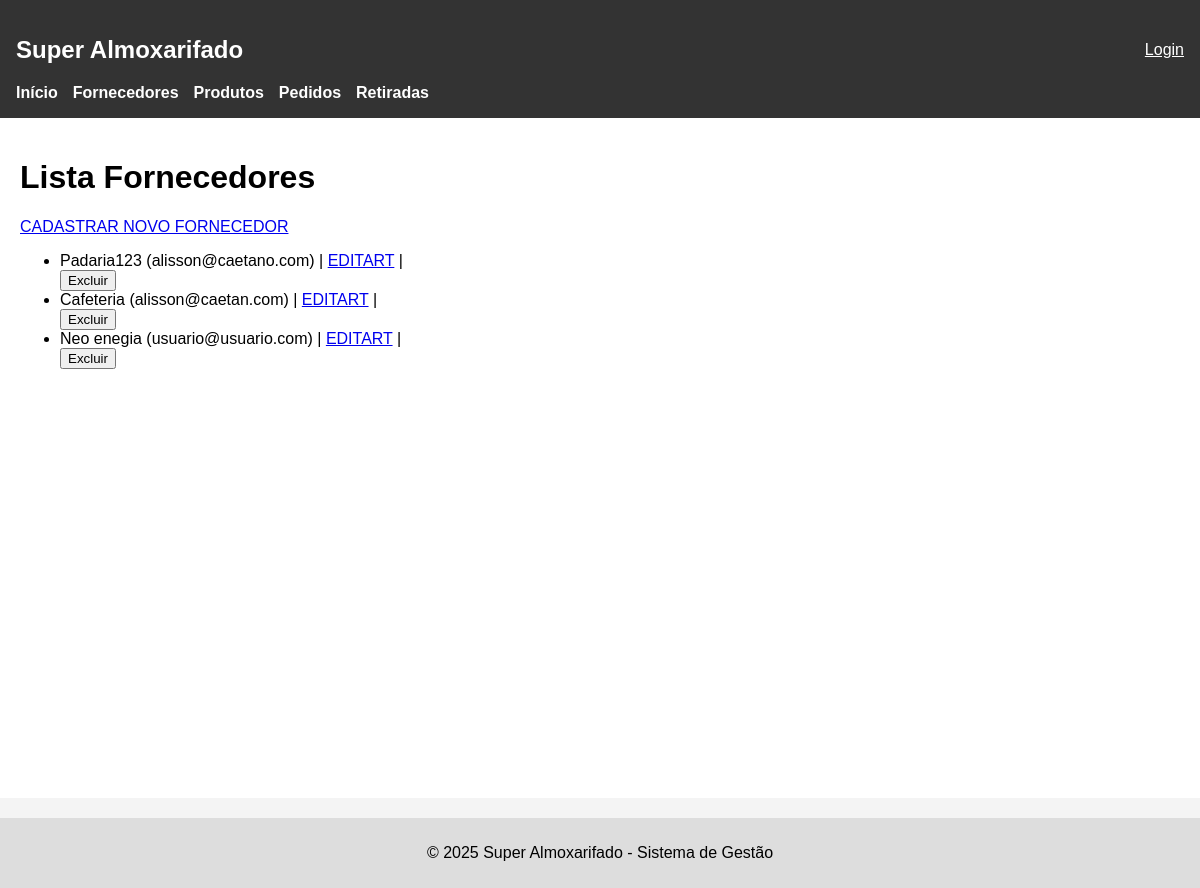
The page /fornecedores/ on the database as committed earlier.
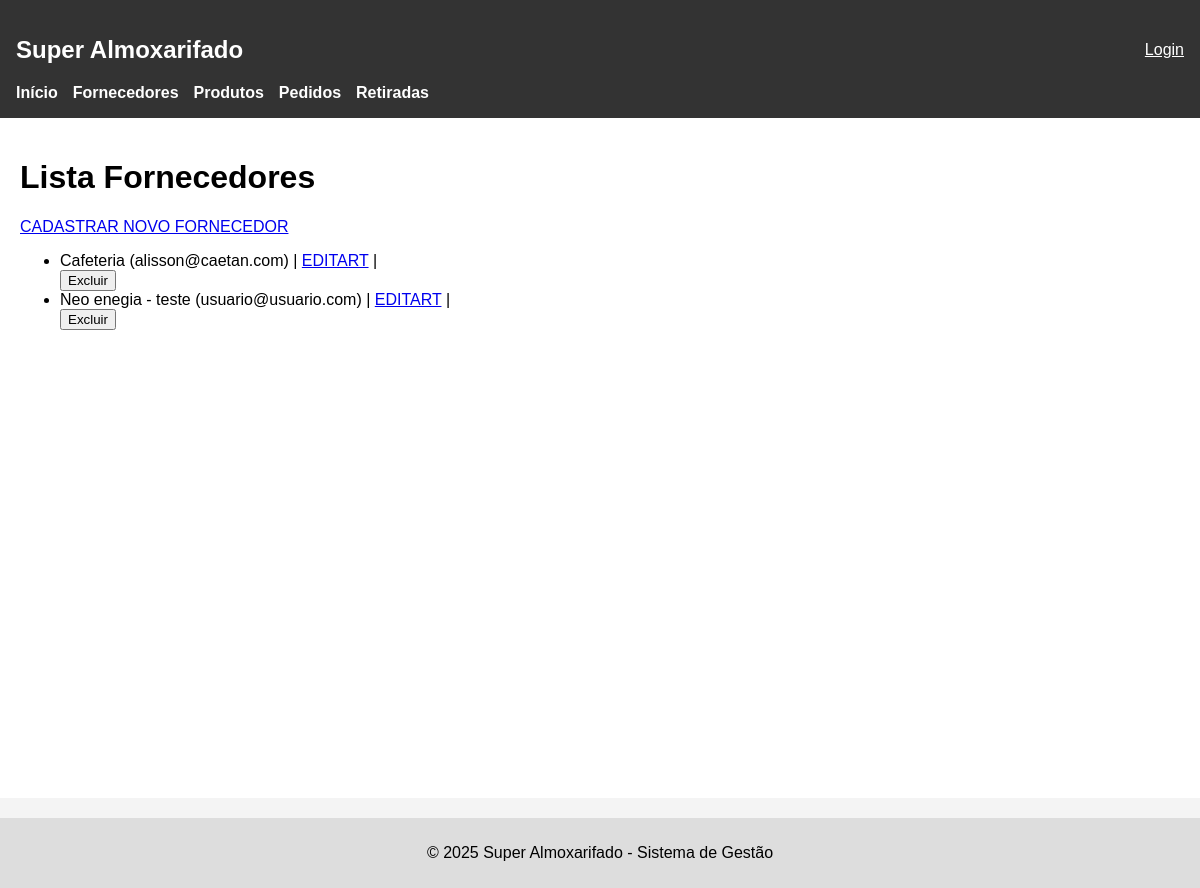
The same page on the database as committed later.
### apps/fornecedores/models.py (models this page shows, shortened)
class Fornecedor(models.Model):
    nome_empresa = models.CharField(max_length=255)
    contato_nome = models.CharField(max_length=255)
    telefone = models.CharField(max_length=20)
    email = models.EmailField(unique=True)
    endereco = models.TextField()

### apps/fornecedores/views.py (the view)
# urls.py: path('', views.lista_fornecedores, name='lista_fornecedores'),
def lista_fornecedores(request):
    fornecedores = Fornecedor.objects.all()
    context = {'fornecedores': fornecedores}
    return render(request, 'fornecedores/lista.html', context)

### apps/fornecedores/templates/fornecedores/lista.html (shortened to what this page needs)
{% extends 'base.html' %}
{% block conteudo %}
<h1>Lista Fornecedores</h1>
<a href="{% url 'cadastrar_fornecedor' %}">CADASTRAR NOVO FORNECEDOR</a>
<ul>
    {% for forn in fornecedores %}
        <li>
            {{ forn.nome_empresa }} ({{ forn.email | lower }}) |
            <a href="{% url 'editar_fornecedor' forn.id %}">EDITART</a> |
            <form action= "{% url 'excluir_fornecedor' forn.id %}" method="POST">
                <button type="submit">Excluir</button>
            </form>
        </li>
    {% endfor %}
</ul>
{% endblock %}

Rows that differ between the two databases and show on the page:
removed Fornecedor: nome_empresa "Padaria123", email "alisson@caetano.com"
changed Fornecedor "usuario@usuario.com": nome_empresa "Neo enegia" → "Neo enegia - teste"
